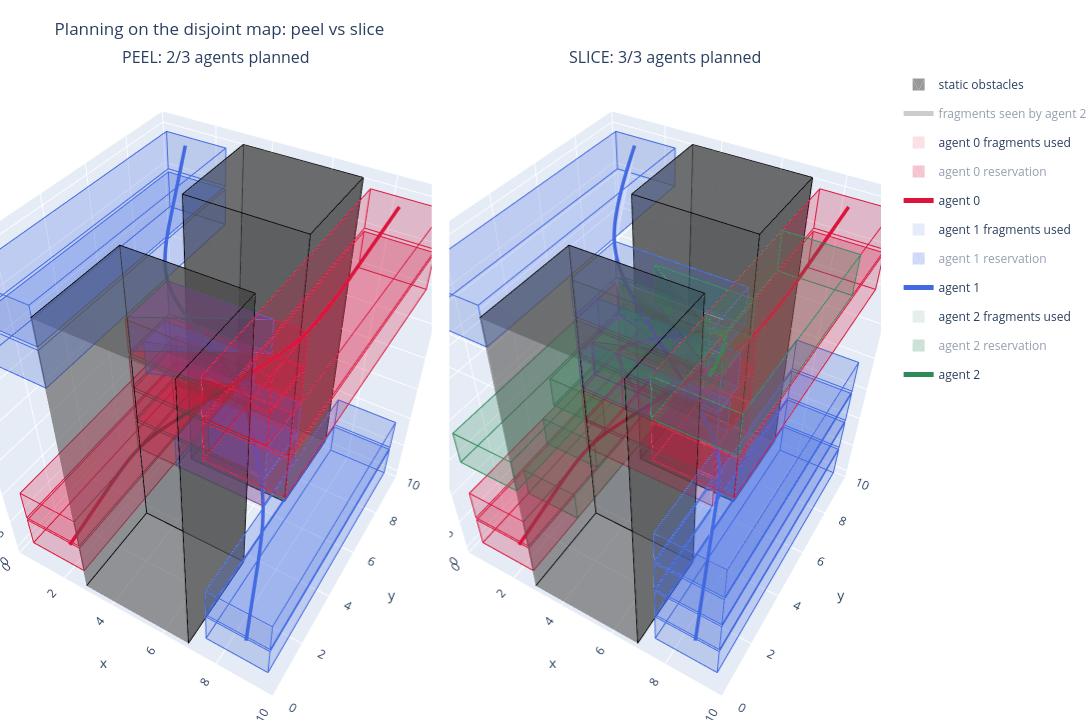

Write notebook code for a chart like this one.
### Markdown cell above
### Visualization 3 — planning on the disjoint map: peel vs slice

Static blocks are grey columns through the whole horizon. Each agent's
trajectory is drawn with the fragments its chosen path ran through (one per
slab, in the agent's colour) — the corridor `solve_chain` had to keep the
whole segment inside. Toggle an agent's reservation in the legend to see
the prisms later agents were carved around, or "fragments seen by agent 2"
for the whole graph the last agent searched.

### Code cell
def planning_figure(map_name):
    fig = make_subplots(rows=1, cols=2, specs=[[{"type": "scene"}, {"type": "scene"}]], horizontal_spacing=0.02,
                        subplot_titles=[f"{m.upper()}: {sum(r['info']['success'] for r in RUNS[(map_name, m)])}"
                                        f"/{len(AGENTS)} agents planned" for m in ("peel", "slice")])
    T = N_PLAN * DELTA
    shown = set()                      # legend entries already added (agent 2 may only exist in one panel)
    def once(key):
        new = key not in shown; shown.add(key); return new
    for col, method in enumerate(("peel", "slice")):
        scene, first = ("scene", True) if col == 0 else ("scene2", False)
        log = RUNS[(map_name, method)]
        for tr in static_obstacle_traces(T, scene=scene, showlegend=first):
            fig.add_trace(tr)
        polys = [(s, k * DELTA, (k + 1) * DELTA) for k, sets in enumerate(log[-1]["graph_sets"]) for s in sets]
        fig.add_trace(prisms_edges(polys, "#999999", width=1, name="fragments seen by agent 2")
                      .update(scene=scene, visible="legendonly", showlegend=first))
        for idx, r in enumerate(log):
            if r["segs"] is None:
                continue
            color, name = AGENT_COLORS[idx], f"agent {idx}"
            used = [(s, k * DELTA, (k + 1) * DELTA) for k, s in enumerate(r["used_sets"])]
            fig.add_trace(prisms_trace(used, color, opacity=0.13, name=f"{name} fragments used",
                                       legendgroup=f"{name}c", showlegend=once(f"{name}c")).update(scene=scene))
            fig.add_trace(prisms_edges(used, color, width=2, name=f"{name} fragments used",
                                       legendgroup=f"{name}c").update(scene=scene))
            res = [(o, k * DELTA, (k + 1) * DELTA) for k, o in enumerate(reservation_prisms(r["segs"]))]
            fig.add_trace(prisms_trace(res, color, opacity=0.5, name=f"{name} reservation", legendgroup=f"{name}r",
                                       showlegend=once(f"{name}r")).update(scene=scene, visible="legendonly"))
            fig.add_trace(curve_trace(r["segs"], color, name).update(scene=scene, legendgroup=name, showlegend=once(name)))
    sc = dict(xaxis_title="x", yaxis_title="y", zaxis_title="t (time)",
              xaxis=dict(range=[BOX[0], BOX[1]]), yaxis=dict(range=[BOX[2], BOX[3]]),
              aspectmode="manual", aspectratio=dict(x=1, y=1, z=1.2), camera=dict(eye=dict(x=0.9, y=-1.5, z=1.7)))
    fig.update_layout(scene=sc, scene2=sc, width=1400, height=720, margin=dict(l=0, r=0, t=70, b=0),
                      title=f"Planning on the {map_name}: peel vs slice", legend=dict(itemsizing="constant"))
    return fig

fig_plan_disjoint = planning_figure("disjoint map")
fig_plan_disjoint
